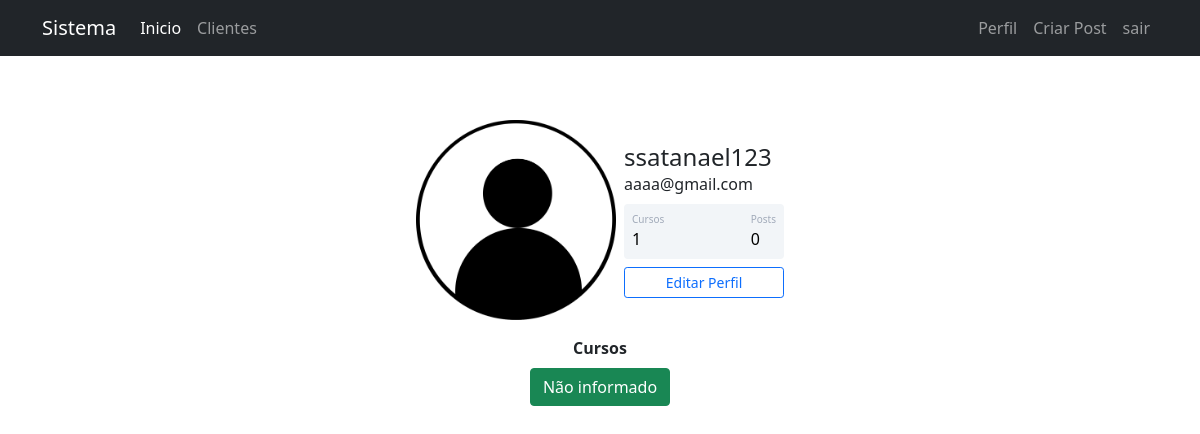
The page /perfil (signed in) on the database its author committed.
### comunidadeimpressionadora/models.py (models this page shows)
class Usuario(database.Model, UserMixin):
    id = database.Column(database.Integer, primary_key = True)
    username = database.Column(database.String, nullable=False)
    email = database.Column(database.String, nullable=False, unique=True)
    password = database.Column(database.String, nullable=False)
    foto_perfil = database.Column(database.String, default='default.jpg')
    posts = database.relationship('Post', backref='autor',lazy=True)
    cursos = database.Column(database.String, nullable=False, default='Não informado')
    def contar_posts(self):
        return len(self.posts)

### comunidadeimpressionadora/routes.py (the view)
@app.route('/perfil')
@login_required
def perfil():
    foto_perfil = url_for('static', filename=f'fotos_perfil/{current_user.foto_perfil}')
    cursos = contar_cursos(current_user)
    return render_template("perfil.html", foto_perfil=foto_perfil,cursos=cursos)

### comunidadeimpressionadora/models.py (called while the page is built)
@login_manager.user_loader
def load_usuario(id_usuario):
    return Usuario.query.get(int(id_usuario))

### comunidadeimpressionadora/routes.py (called while the page is built)
def contar_cursos(user):
    lista_cursos = user.cursos.split(';')
    cursos = 0
    if not user.cursos == '':
        cursos = len(lista_cursos)
    else:
        cursos = 0
    return cursos

### comunidadeimpressionadora/templates/perfil.html (shortened to what this page needs)
{% extends 'base.html' %}
{% block body %}
    <div class="container mt-5 d-flex justify-content-center">
        <div class="card p-3">
            <div class="d-flex align-items-center">
                <div class="image pe-2">
                    <img src="{{ foto_perfil}}" class="rounded " width="200" >
                </div>
            <div class="ml-3 w-100">
            <h4 class="mb-0 mt-0">{{ current_user.username}}</h4>
            <span>{{current_user.email}}</span>
            <div class="p-2 mt-2 bg-primary d-flex justify-content-between rounded text-white stats">
                <div class="d-flex flex-column">
                    <span class="articles">Cursos</span>
                    <span class="number1">
                        {{cursos}}
                    </span>
                </div>
                <div class="d-flex flex-column">
                    <span class="rating">Posts</span>
                    <span class="number3">{{current_user.contar_posts()}}</span>
                </div>
            </div>
            <div class="button mt-2 d-flex flex-row align-items-center">
                <a href="{{ url_for('editar_perfil')}}" class="w-100">
                    <button class="btn btn-sm btn-outline-primary w-100">Editar Perfil</button>
                </a>
            </div>
            </div>
            </div>
        </div>
    </div>
    <div class="row justify-content-center">
        <div class="col col-4 pd-4" style="text-align: center;">
            <strong>
                Cursos
            </strong>
            <br>
            {% if not current_user.cursos == '' %}
                {% for curso in current_user.cursos.split(';') %}
                    <buttn type="button" class="btn btn-success mt-2" disabled>{{curso}}</buttn>
                {% endfor %}
            {% endif %}
        </div>
    </div>
{% endblock %}

### comunidadeimpressionadora/static/main.css (style rules this page uses)
.card { width: 400px; border: none; border-radius: 10px; background-color: #fff; }
.stats { background: #f2f5f8 !important; color: #000 !important; }
.articles { font-size:10px; color: #a1aab9; }
.number1 { font-weight:500; }
.rating { font-size:10px; color: #a1aab9; }
.number3 { font-weight:500; }

### rows shown on the page
Usuario: username "ssatanael123", email "aaaa@gmail.com", cursos "Não informado"

### other values the page prints
{{ cursos }} "1"
{{ current_user.contar_posts() }} "0"
